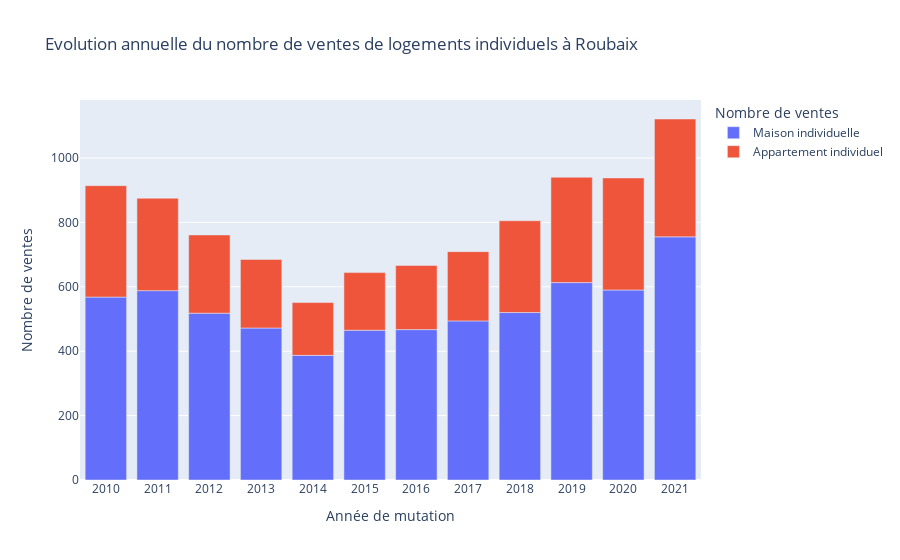

Notebook cell for this chart:
### Markdown cell above
## Utilisation des indicateurs de prix 

L'API Données foncières permet d'interroger rapidement et librement les indicateurs de prix issus de DV3F à différentes échelles géographiques.

### Code cell
# Paramétrage du endpoint
code_insee, nom = "59512", "Roubaix"
url = BASE_URL_API + f"/indicateurs/dv3f/communes/annuel/{code_insee}"

# Interrogation de l'API et récupération d'un dataframe
response  = apidf(url)
indicateurs = pd.DataFrame.from_dict(response["results"])

# Edition du graphique
fig = px.bar(indicateurs, 
             x='annee', 
             y=['nbtrans_cod111', 'nbtrans_cod121'], 
             title = f"Evolution annuelle du nombre de ventes de logements individuels à {nom}", 
             labels={"annee" : "Année de mutation", 
                     "value" : "Nombre de ventes",},
             )
noms={"nbtrans_cod111": "Maison individuelle", 
      "nbtrans_cod121": "Appartement individuel"}
fig.update_layout(legend_title_text="Nombre de ventes")
fig.for_each_trace(lambda t: t.update(hovertemplate = t.hovertemplate.replace(t.name, noms[t.name]), name=noms[t.name]))
fig.show()

### Figure 1 — Plotly figure (JSON) as saved in the notebook; plotly's stock layout.template omitted (floating-point values rounded to 4 significant figures)
{"data": [{"alignmentgroup": "True", "hovertemplate": "variable=Maison individuelle<br>Année de mutation=%{x}<br>Nombre de ventes=%{y}<extra></extra>", "legendgroup": "nbtrans_cod111", "marker": {"color": "#636efa", "pattern": {"shape": ""}}, "name": "Maison individuelle", "offsetgroup": "nbtrans_cod111", "orientation": "v", "showlegend": true, "textposition": "auto", "type": "bar", "x": ["2010", "2011", "2012", "2013", "2014", "2015", "2016", "2017", "2018", "2019", "2020", "2021"], "xaxis": "x", "y": [568, 588, 518, 472, 387, 465, 467, 494, 520, 613, 590, 755], "yaxis": "y"}, {"alignmentgroup": "True", "hovertemplate": "variable=Appartement individuel<br>Année de mutation=%{x}<br>Nombre de ventes=%{y}<extra></extra>", "legendgroup": "nbtrans_cod121", "marker": {"color": "#EF553B", "pattern": {"shape": ""}}, "name": "Appartement individuel", "offsetgroup": "nbtrans_cod121", "orientation": "v", "showlegend": true, "textposition": "auto", "type": "bar", "x": ["2010", "2011", "2012", "2013", "2014", "2015", "2016", "2017", "2018", "2019", "2020", "2021"], "xaxis": "x", "y": [346, 287, 243, 213, 164, 179, 199, 215, 285, 327, 348, 366], "yaxis": "y"}], "layout": {"barmode": "relative", "legend": {"title": {"text": "Nombre de ventes"}, "tracegroupgap": 0}, "title": {"text": "Evolution annuelle du nombre de ventes de logements individuels à Roubaix"}, "xaxis": {"anchor": "y", "domain": [0, 1], "title": {"text": "Année de mutation"}}, "yaxis": {"anchor": "x", "domain": [0, 1], "title": {"text": "Nombre de ventes"}}}}
